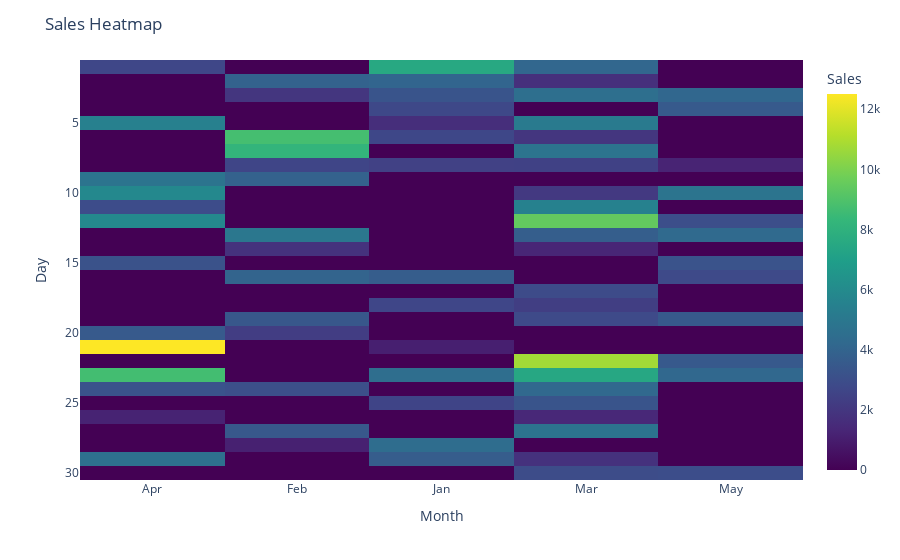

The notebook cell this image was saved under:
### Code cell
#3. Using the sales data, generate a heatmap to visualize the variation in sales across different months and days.

np.random.seed(20)
data = {
    'Month': np.random.choice(['Jan', 'Feb', 'Mar', 'Apr', 'May'], 100),
    'Day': np.random.choice(range(1, 31), 100),
    'Sales': np.random.randint(1000, 5000, 100)
}
df = pd.DataFrame(data)

pivot_table = df.pivot_table(values='Sales', index='Day', columns='Month', aggfunc='sum', fill_value=0)
fig = px.imshow(pivot_table, labels=dict(x="Month", y="Day", color="Sales"), 
                x=pivot_table.columns, y=pivot_table.index, color_continuous_scale='Viridis')
fig.update_layout(title='Sales Heatmap',
                  xaxis_title='Month',
                  yaxis_title='Day',
                  coloraxis_colorbar=dict(title='Sales'))
fig.show()

### Figure 1 — Plotly figure (JSON) as saved in the notebook; plotly's stock layout.template omitted (floating-point values rounded to 4 significant figures; data arrays with more than 128 entries replaced by an {"elided": "..."} marker saying what was removed)
{"data": [{"coloraxis": "coloraxis", "hovertemplate": "Month: %{x}<br>Day: %{y}<br>Sales: %{z}<extra></extra>", "name": "0", "type": "heatmap", "x": ["Apr", "Feb", "Jan", "Mar", "May"], "xaxis": "x", "y": [1, 2, 3, 4, 5, 6, 7, 8, 9, 10, 11, 12, 13, 14, 15, 16, 17, 18, 19, 20, 21, 22, 23, 24, 25, 26, 27, 28, 29, 30], "yaxis": "y", "z": {"elided": "30x5 int values"}}], "layout": {"coloraxis": {"colorbar": {"title": {"text": "Sales"}}, "colorscale": [[0, "#440154"], [0.1111, "#482878"], [0.2222, "#3e4989"], [0.3333, "#31688e"], [0.4444, "#26828e"], [0.5556, "#1f9e89"], [0.6667, "#35b779"], [0.7778, "#6ece58"], [0.8889, "#b5de2b"], [1, "#fde725"]]}, "margin": {"t": 60}, "title": {"text": "Sales Heatmap"}, "xaxis": {"anchor": "y", "constrain": "domain", "domain": [0, 1], "scaleanchor": "y", "title": {"text": "Month"}}, "yaxis": {"anchor": "x", "autorange": "reversed", "constrain": "domain", "domain": [0, 1], "title": {"text": "Day"}}}}
